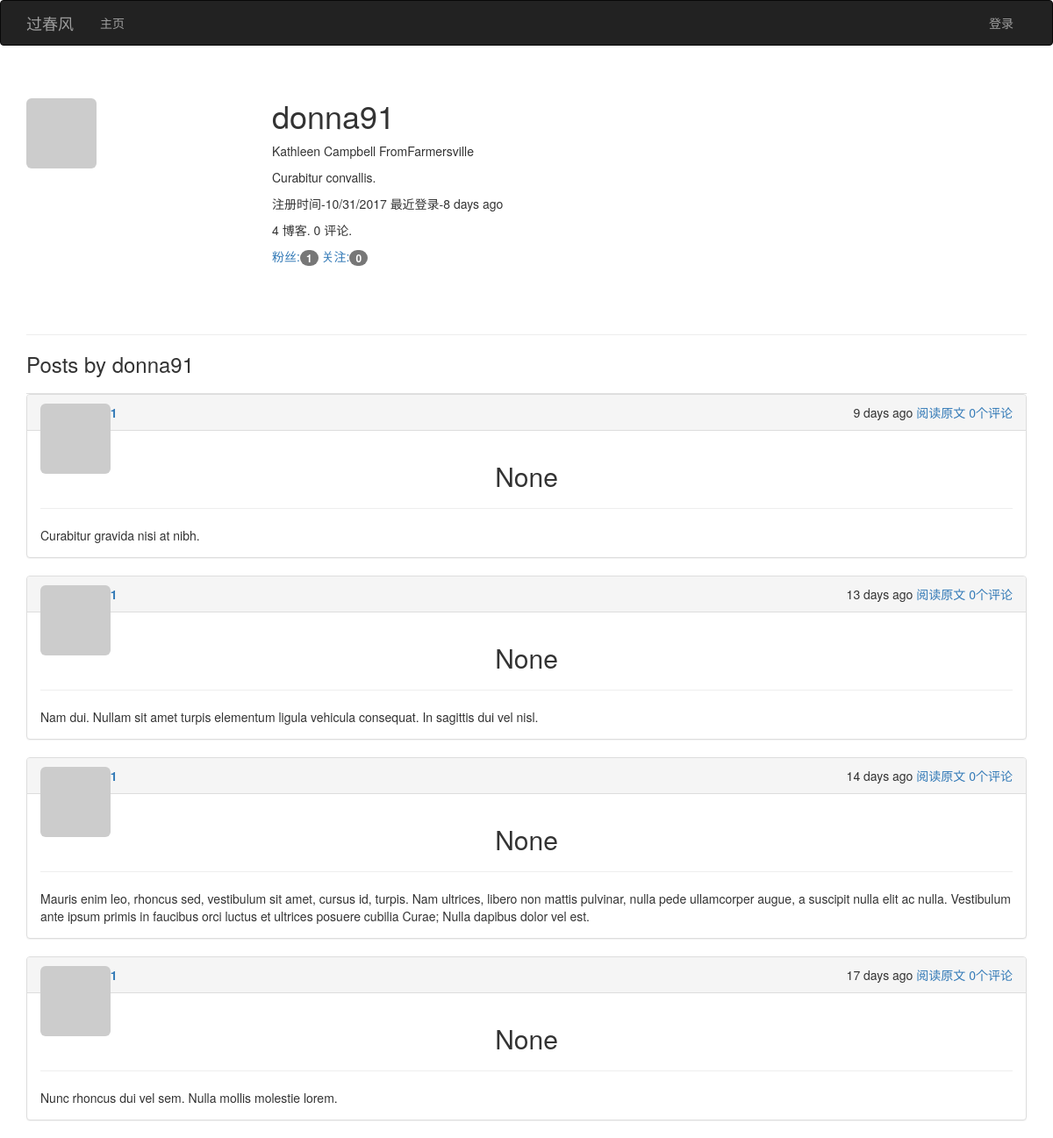
/user/donna91, run on the app's committed database.
### app/models.py (models this page shows, shortened)
class User(UserMixin,db.Model):
	__tablename__='users'
	id=db.Column(db.Integer,primary_key=True)
	email=db.Column(db.String(64),unique=True,index=True)
	username=db.Column(db.String(64),unique=True,index=True)
	role_id=db.Column(db.Integer,db.ForeignKey('roles.id'))
	password_hash=db.Column(db.String(128))
	confirmed=db.Column(db.Boolean,default=False)
	name=db.Column(db.String(64))
	location=db.Column(db.String(64))
	about_me=db.Column(db.Text())
	member_since=db.Column(db.DateTime(),default=datetime.utcnow)
	last_seen=db.Column(db.DateTime(),default=datetime.utcnow)
	avatar_hash=db.Column(db.String(32))
	posts=db.relationship('Post',backref='author',lazy='dynamic')
	followed=db.relationship('Follow',foreign_keys=[Follow.follower_id],backref=db.backref('follower',lazy='joined'),lazy='dynamic')
	followers=db.relationship('Follow',foreign_keys=[Follow.followed_id],backref=db.backref('followed',lazy='joined'),
		lazy='dynamic',cascade='all,delete-orphan')
	comments=db.relationship('Comment',backref='author',lazy='dynamic')
	def gravatar(self,size=100,default='identicon',rating='g'):
		if request.is_secure:
			url='https://secure.gravatar.com/avatar'
		else:
			url='http://www.gravatar.com/avatar'
		hash=self.avatar_hash or hashlib.md5(self.email.encode('utf-8')).hexdigest()
		return '{url}/{hash}?s={size}&d={default}&r={rating}'.format(url=url,hash=hash,
			size=size,default=default,rating=rating)
	@property
	def password(self):
		raise AttributeError('password is not a readable attribute')

class Post(db.Model):
	__tablename__='posts'
	id=db.Column(db.Integer,primary_key=True)
	body=db.Column(db.Text)
	title=db.Column(db.Text)
	timestamp=db.Column(db.DateTime,index=True,default=datetime.utcnow)
	author_id=db.Column(db.Integer,db.ForeignKey('users.id'))
	body_html=db.Column(db.Text)
	comments=db.relationship('Comment',backref='post',lazy='dynamic')

### app/main/views.py (the view)
@main.route('/user/<username>')
def user(username):
	user=User.query.filter_by(username=username).first()
	if user is None:
		abort(404)
	posts=user.posts.order_by(Post.timestamp.desc()).all()
	return render_template('user.html',user=user,posts=posts)

### app/auth/views.py (called while the page is built)
@auth.before_app_request
def before_request():
	if current_user.is_authenticated :
		current_user.ping()
		if not current_user.confirmed \
				and request.endpoint \
				and request.endpoint[:5]!='auth.'\
				and request.endpoint !='static':
			return redirect(url_for('auth.unconfirmed'))

### app/main/__init__.py (called while the page is built)
@main.app_context_processor
def inject_permissions():
	return dict (Permission=Permission)

### app/main/views.py (called while the page is built)
@main.after_app_request
def after_request(response):
	for query in get_debug_queries():
		if query.duration>=current_app.config['FLASKY_SLOW_DB_QUERY_TIME']:
			current_app.logger.warning('Slow query:%s\n Parameters:%s\nDuration:%f\nContext:%s\n'%(
				query.statement,query.parameters,query.duration,query.context))
	return response

### app/models.py (called while the page is built)
	def can(self,permissions):
		return False

	def is_administrator(self):
		return False

### app/templates/user.html (shortened to what this page needs)
{%extends "base.html"%}
{%import "bootstrap/wtf.html" as wtf %}
{%block page_content%}
<div class="page-header">
	<img class='img-rounded profile-thumbnail' src="{{user.gravatar(size=256)}}">
	<div class="profile-header">
		<h1>{{user.username}}</h1>
		{%if user.name or user.location%}
		<p>
			{%if user.username %}{{user.name}}{%endif%}
			{%if user.location%}
				From{{user.location}}
			{%endif%}
		</p>
		{%endif%}
		{%if user.about_me%}<p>{{user.about_me}}</p>{%endif%}
		<p>
		注册时间-{{moment(user.member_since).format('L')}}
		最近登录-{{moment(user.last_seen).fromNow()}}
		</p>
		<p>{{ user.posts.count() }} 博客. {{ user.comments.count() }} 评论.</p>
		<p>
			<a href="{{url_for('.followers',username=user.username)}}">
			粉丝:<span class="badge">{{user.followers.count()}}</span>
			</a>
			<a href="{{url_for('.followed',username=user.username)}}">
			关注:<span class="badge">{{user.followed.count()}}</span>
			</a>
		</p>
	</div>
</div>
<h3>Posts by {{user.username}}</h3>
{%include '_posts.html'%}
{%endblock%}

### app/templates/_posts.html (shortened to what this page needs)
<div class="posts" style="margin-top: 20px">
	{%for post in posts%}
	<div class="post panel panel-default">
    	<div class="panel-heading" style="display: flex; justify-content: space-between;">
    		<div>
				<div class="post-thumbnail">
					<a href="{{url_for('.user',username=post.author.username)}}">
						<img class="img-rounded profile-thumbnail"
							src="{{post.author.gravatar(size=25)}}">
					</a>
				</div>
				<div class="post-author">
				<a href="{{url_for('.user',username=post.author.username)}}">
				</a>
				</div>
			</div>
			<span class="post-footer">
                <span >{{ moment(post.timestamp).fromNow() }}</span>
                <span ><a href="{{ url_for('main.post', id=post.id) }}">阅读原文</a></span>
                <span ><a href="{{ url_for('main.post', id=post.id) }}">{{ post.comments.count() }}个评论</a></span>
            </span>
		</div>
	<div class="panel-body">
			<div class="post-title">
                        <h2 style="text-align:center"> {{ post.title }} </h2>
                        <hr />
            </div>
            {% if post_body %}
            <div class="post-body">
                    {% if post.body_html %}
                        {{ post.body_html|safe }}
                    {% else %}
                        {{ post.body }}
                    {% endif %}
             </div>
            {% else %}
            <div class="post-body" style="max-height:300px;overflow: hidden;">
                    {% if post.body_html %}
                        {{ post.body_html|safe }}
                    {% else %}
                        {{ post.body }}
                    {% endif %}
            </div>
            {% endif %}
		</div>
	</div>
	{%endfor%}
</div>

### app/static/styles.css (style rules this page uses)
.profile-thumbnail { position: absolute; }
.profile-header { min-height: 260px; margin-left: 280px; }
div.post-title { margin:0 auto; }
div.posts { list-style-type: none; padding: 0px; margin: 16px 0px 0px 0px; border-top: 1px solid #e0e0e0; }
div.post-author { font-weight: bold; margin-left: 30px; }
div.post-thumbnail { position: absolute; }
span.post-footer { margin-right: 0px; }

### data on the page
User: username "donna91", name "Kathleen Campbell", location "Farmersville", about_me "Curabitur convallis.", member_since "10/31/2017", last_seen "8 days ago"
Post: timestamp "9 days ago", comments.count "0", title "None", body "Curabitur gravida nisi at nibh."
Post: timestamp "13 days ago", comments.count "0", title "None", body "Nam dui. Nullam sit amet turpis elementum ligula vehicula consequat. In sagittis dui vel nisl."
Post: timestamp "14 days ago", comments.count "0", title "None", body "Mauris enim leo, rhoncus sed, vestibulum sit amet, cursus id, turpis. Nam ultrices, libero non mattis pulvinar, nulla pede ullamcorper augue, a suscipit nulla elit ac nulla. Vestibulum ante ipsum primis in faucibus orci luctus et ultrices posuere cubilia Curae; Nulla dapibus dolor vel est."
Post: timestamp "17 days ago", comments.count "0", title "None", body "Nunc rhoncus dui vel sem. Nulla mollis molestie lorem."

### other printed values
{{ user.posts.count() }} "4"
{{ user.comments.count() }} "0"
{{ user.followers.count() }} "1"
{{ user.followed.count() }} "0"
